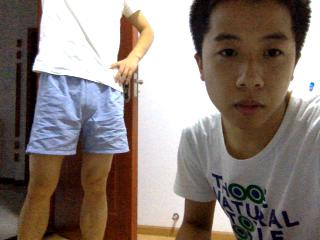
#> input picture a.jpg, 320 x 240 px, given in place of the camera
$ python test15.py   (Python 2 division)   (older library calls are emulated)
#> lines starting #> are read from the running program, lines starting #| are printed output that depends on the picture; after the words box and inside, x2 and y2 are one past the last pixel; in counts of white or black regions, pixels touching at a corner belong together
import cv2
import numpy as np

cap = cv2.VideoCapture(0)
cap.set(cv2.cv.CV_CAP_PROP_FRAME_WIDTH, 640)
cap.set(cv2.cv.CV_CAP_PROP_FRAME_HEIGHT, 480)

while True:
    _, img = cap.read()
#> img is the input picture: shape (240, 320, 3); mean B, G, R 118.5, 124.7, 137
    gray = cv2.cvtColor(img, cv2.COLOR_BGR2GRAY)
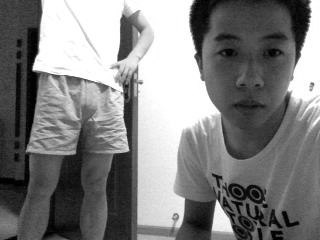
#> gray: shape (240, 320); min 0, max 255, mean 127.7
    edges = cv2.Canny(gray, 50, 150, apertureSize=3)
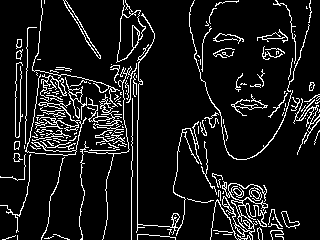
#> edges: shape (240, 320); 9.9% white in thin lines or dots
    lines = cv2.HoughLines(edges, 1, np.pi / 180, 200)
#> lines = None
    print lines
#| None
    if lines is not None:
        for rho, theta in lines[0]:
            a = np.cos(theta)
            b = np.sin(theta)
            x0 = a * rho
            y0 = b * rho
            x1 = int(x0 + 1000 * (-b))
            y1 = int(y0 + 1000 * a)
            x2 = int(x0 - 1000 * (-b))
            y2 = int(y0 - 1000 * a)
            cv2.line(img, (x1, y1), (x2, y2), (0, 0, 255), 2)
    cv2.imshow('cut', img)
    k = cv2.waitKey(30) & 0xFF
#> (key Esc is pressed here)
    if k == 27:
        break

cv2.destroyAllWindows()

$ run again, on save1.png
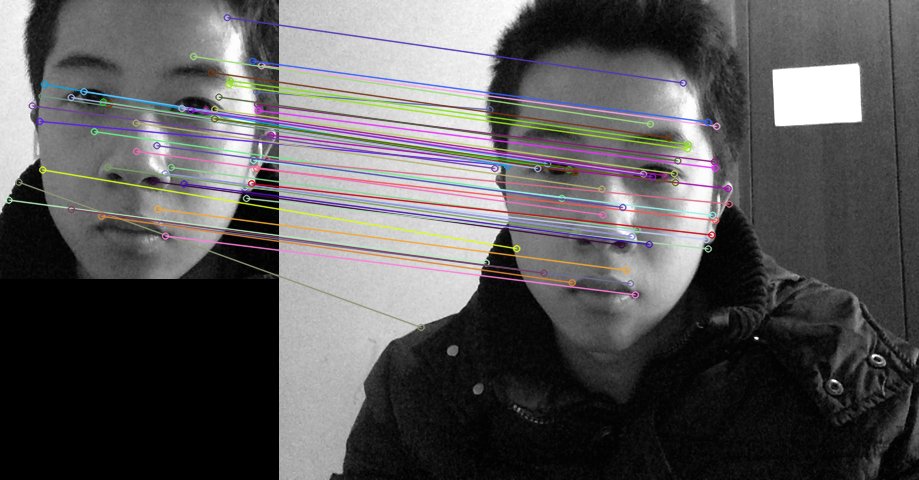
#> input picture save1.png, 919 x 480 px, given in place of the camera
#> img is the input picture: shape (480, 919, 3); mean B, G, R 88.7, 88, 89.5
#> `edges = cv2.Canny(gray, 50, 150, apertureSize=3)`:
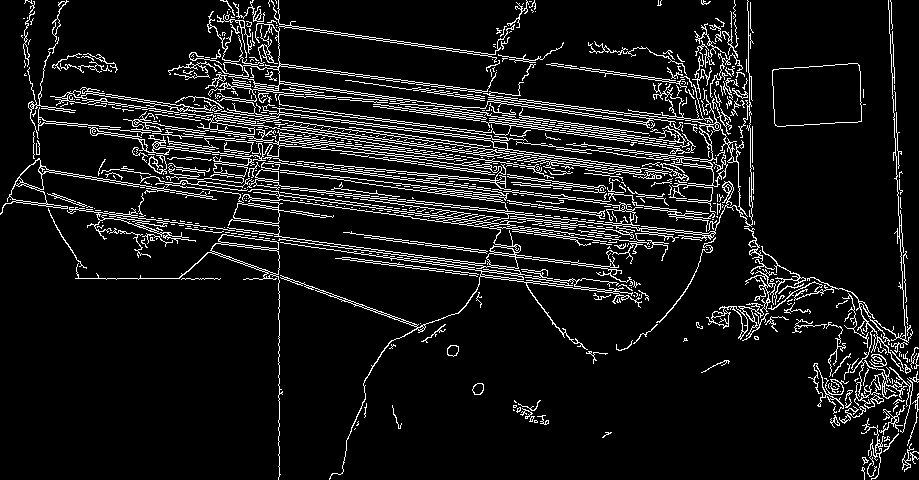
#> edges: shape (480, 919); 9.2% white in thin lines or dots
#> lines = 258 rows, first 8: [79, 1.71], [86, 1.71], [201, 1.71], [104, 1.71], [151, 1.71], [102, 1.71], [48, 1.71], [77, 1.71]
#> (printed output is left out)
#> the loop `for rho, theta in lines[0]:` made 1 pass
#> (rho, theta, a, b, x0, y0, x1, y1) on pass 1: (79, 1.71, -0.139, 0.99, -10.99, 78.23, -1001, -60)
#> after the loop `for rho, theta in lines[0]:`:
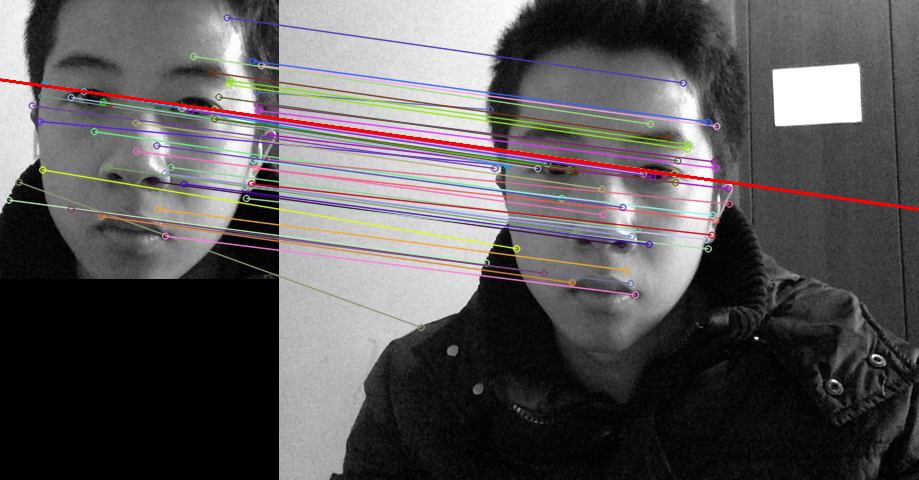
#> img: shape (480, 919, 3); 0.63% of pixels changed, all inside (x1, y1, x2, y2) = (0, 78, 919, 211)
